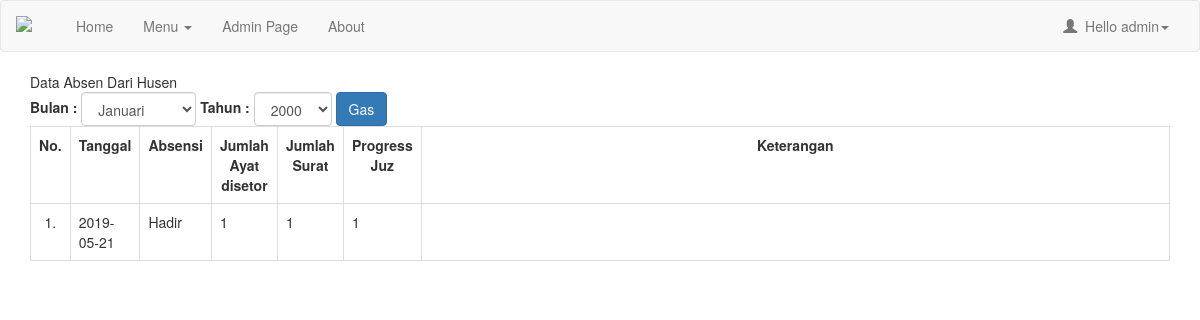
The page /admin/index.php?m=absenlengkap&ID=15 (signed in) on the database its author committed.
### tables this page shows
CREATE TABLE `tbsantri` (
  `IdSantri` int(11) NOT NULL,
  `NIS` varchar(20) NOT NULL,
  `TglInput` date NOT NULL,
  `Nama` varchar(50) NOT NULL,
  `NamaLengkap` varchar(100) NOT NULL,
  `JenisKelamin` int(2) NOT NULL,
  `TempatLahir` varchar(40) NOT NULL,
  `TglLahir` date NOT NULL,
  `AnakKe` int(5) NOT NULL,
  `Dari` int(11) NOT NULL,
  `Bahasa` varchar(40) NOT NULL,
  `KebutuhanKhusus` varchar(30) NOT NULL,
  `SekolahTerakhir` varchar(20) NOT NULL,
  `NamaSekolah` varchar(50) NOT NULL,
  `AlamatSekolah` text NOT NULL,
  `TinggalDengan` varchar(30) NOT NULL,
  `NomorKK` varchar(50) NOT NULL,
  `NamaJalan` text NOT NULL,
  `RT` varchar(50) NOT NULL,
  `RW` varchar(50) NOT NULL,
  `Desa` varchar(50) NOT NULL,
  `Kecamatan` varchar(100) NOT NULL,
  `Kabupaten` varchar(100) NOT NULL,
  `Provinsi` varchar(100) NOT NULL,
  `StatusSantri` varchar(30) NOT NULL,
  `IdProgram` int(11) NOT NULL,
  `IdKelas` int(11) NOT NULL
);

CREATE TABLE `tbabsen` (
  `IdAbsensi` int(11) NOT NULL,
  `IdSantri` int(11) NOT NULL,
  `IdAyah` int(11) NOT NULL,
  `IdIbu` int(11) NOT NULL,
  `IdWali` int(11) NOT NULL,
  `Absen` varchar(20) NOT NULL,
  `SetorAyat` int(11) NOT NULL,
  `Surat` int(11) NOT NULL,
  `TanggalAbsen` date NOT NULL,
  `JuzSaatIni` int(11) NOT NULL,
  `TargetJuz` int(11) NOT NULL,
  `KeteranganAbsen` text NOT NULL
);

### admin/absensi_lengkap.php (the view, shortened to what this page needs)
<?php
include 'config.php';
$ID = mysqli_real_escape_string($conn, $_GET['ID']);
$bulanabs = $_GET['bulanabs'];
$tahunabs = $_GET['tahunabs'];
$sql = "SELECT * FROM tbsantri LEFT JOIN tbabsen ON tbsantri.IdSantri = tbabsen.IdSantri LEFT JOIN tbkelas
ON tbsantri.IdKelas=tbkelas.IdKelas LEFT JOIN tbprogram ON tbsantri.IdProgram = tbprogram.IdProgram WHERE tbsantri.IdSantri='$ID'";
$query = mysqli_query($conn, $sql);
$data = mysqli_fetch_object($query);
echo "Data Absen Dari ".$data->Nama;
?>
<div class="form form-inline">
    <form>
    <label>Bulan : </label>
    <select class="form-control" name="bulanabs">
        <?php
        $namabulan = array("decoy","Januari","Februari","Maret","April","Mei","Juni","Juli","Agustus","September","Oktober","November","Desember");
        for ($index = 1; $index <= 12 ; $index++){?>
            <option value="<?php echo $index ?>"<?=$index == $bulanabs?'selected="selected"':'';?>><?php echo $namabulan[$index]?></option>
        <?php }?>
    </select>
    <label>Tahun : </label>
    <select class="form-control" name="tahunabs">
        <?php
        $tahun = 2000;
        $thsekarang = date('Y');
        while($tahun <= $thsekarang){
        ?>
        <option value="<?php echo $tahun?>"<?=$tahun == $tahunabs?'selected="selected"':'';?>><?php echo $tahun++ ?></option>
        <?php } ?>
    </select>
    <button type="submit" class="btn btn-primary">Gas</button>
    </form>
</div>
<table class="table table-bordered table-hover">
                <tr style="text-align: center">
                    <th style="text-align: center" width="2%" align="center">No. </th>
                    <th style="text-align: center" align="center">Tanggal</th>
                    <th style="text-align: center" align="center">Absensi</th>
                    <th style="text-align: center" align="center">Jumlah Ayat disetor</th>
                    <th style="text-align: center" align="center">Jumlah Surat</th>
                    <th style="text-align: center" align="center">Progress Juz</th>
                    <th style="text-align: center" width="70%" align="center">Keterangan</th>
                </tr>
                <?php
                if ($bulanabs == '' || $tahunabs == ''){
                    $sql1 = "SELECT * FROM tbabsen WHERE IdSantri = '$ID' ORDER BY TanggalAbsen DESC";
                }else{
                    $sql1 = "SELECT * FROM tbabsen WHERE IdSantri = '$ID' AND MONTH(TanggalAbsen) = '$bulanabs' AND YEAR(TanggalAbsen) = '$tahunabs' ORDER BY TanggalAbsen DESC";
                }
                $query1 = mysqli_query($conn, $sql1);
                $no = 1;
                while ($data1 = mysqli_fetch_object($query1)) {
                    if ($data1->Absen == '1'){
                        $absen = 'Hadir';
                    }elseif($data1->Absen == '2'){
                        $absen = 'Sakit';
                    }elseif($data1->Absen == '3'){
                        $absen = 'Izin';
                    }else{
                        $absen = 'Mbolos';
                    }
                    ?>
                <tr class="rowHref" data-href="index.php?m=absen_detail&ID=<?php echo $data1->IdSantri?>">
                    <td align="center" width="2%"><?php echo $no++."."?></td>
                    <td><?php echo $data1->TanggalAbsen?></td>
                    <td><?php echo $absen?></td>
                    <td><?php echo $data1->SetorAyat?></td>
                    <td><?php echo $data1->Surat?></td>
                    <td><?php echo $data1->JuzSaatIni?></td>
                    <td width="70%"><?php echo $data1->KeteranganAbsen?></td>
                </tr>
                <?php } ?>
            </table>

### assets/css/startmin.css (style rules this page uses)
body { background-color: #f8f8f8; }

### rows shown on the page
tbsantri: Nama "Husen"
tbabsen: TanggalAbsen "2019-05-21", Absen "Hadir", SetorAyat "1", Surat "1", JuzSaatIni "1"

### other values the page prints
$_SESSION['username'] "admin"
form field bulanabs "Januari"
form field tahunabs "2000"
